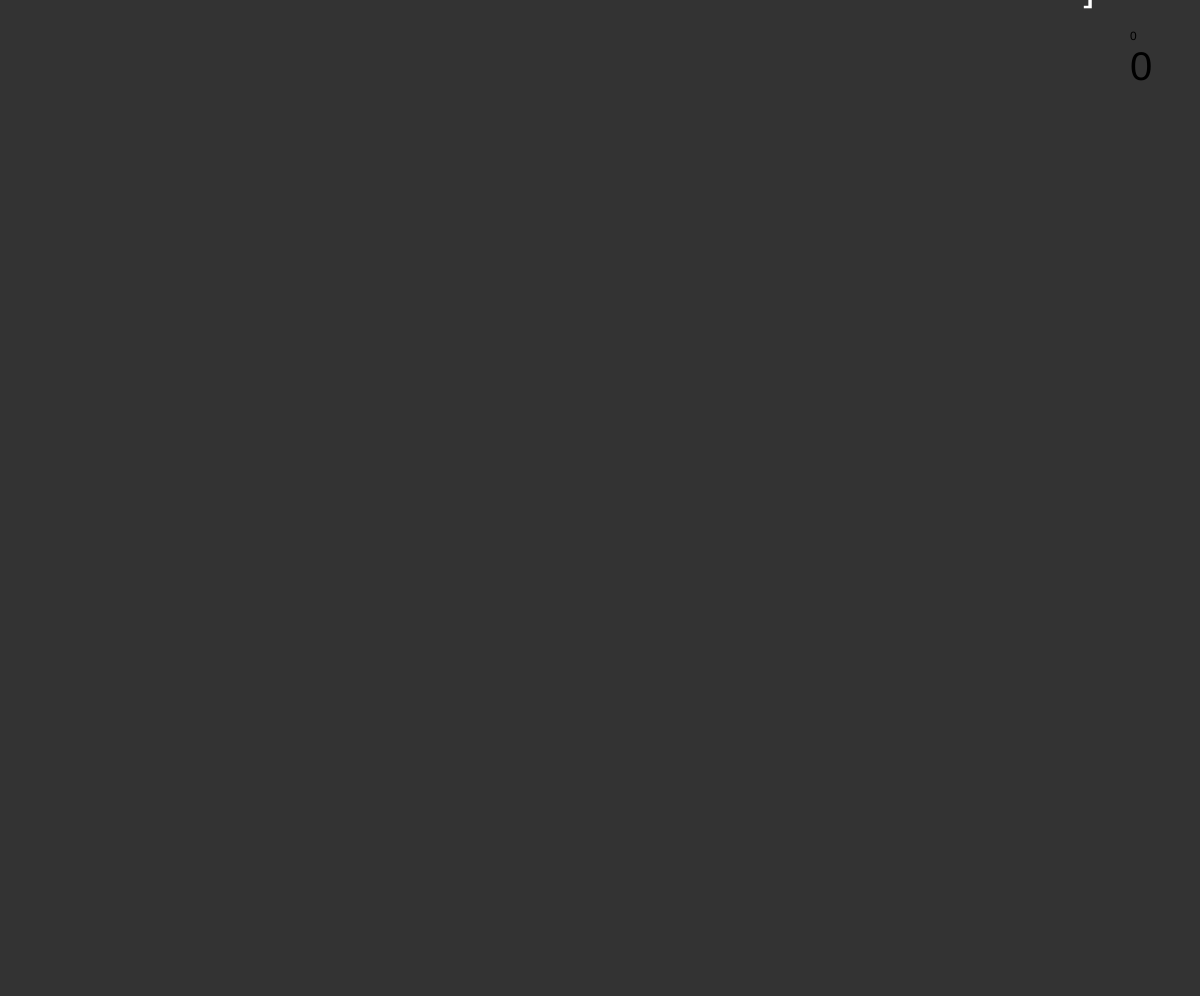
Frame 1 (no input)
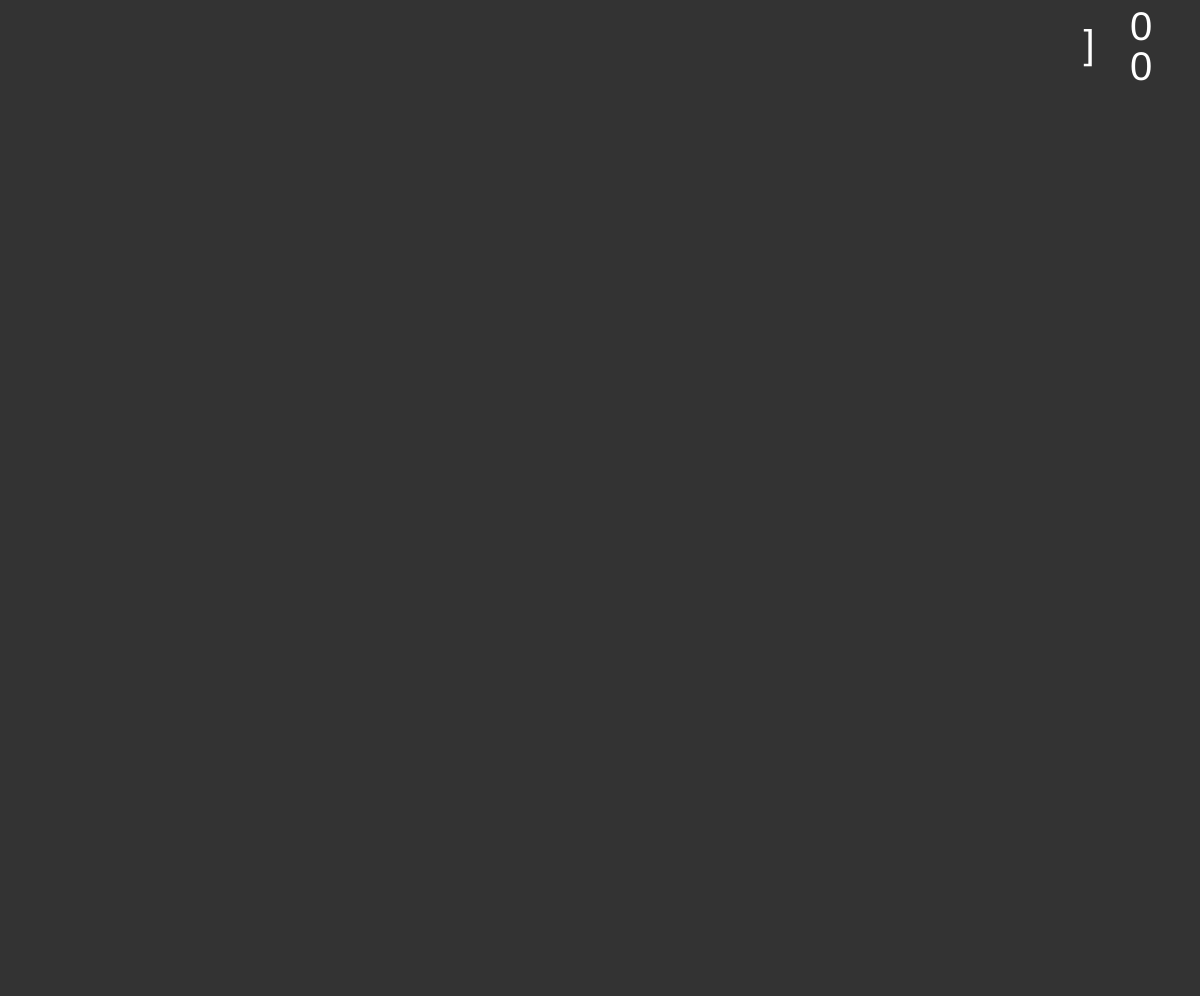
Frame 60 (no input)
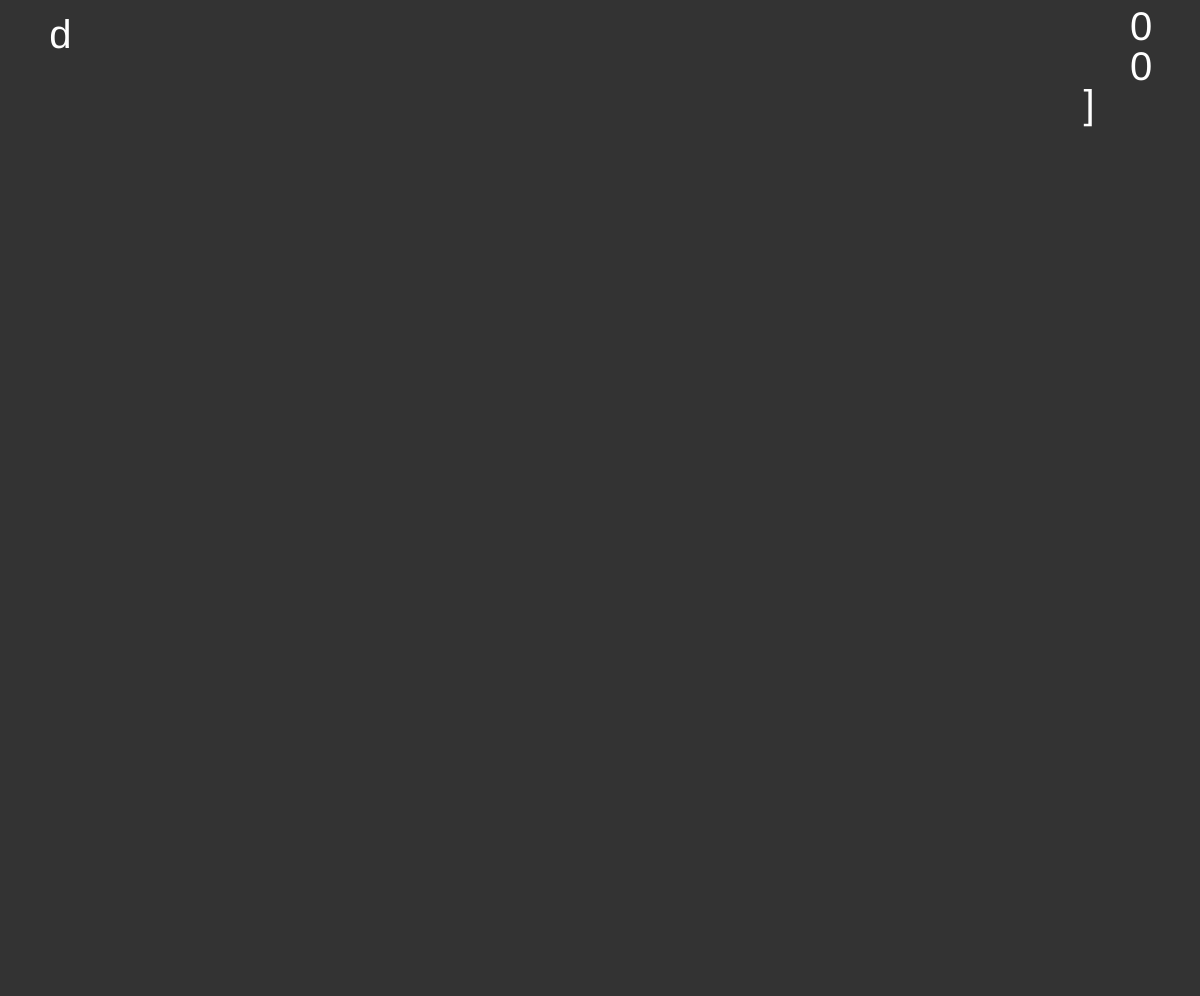
Frame 120 (the mouse pressed at the canvas centre since frame 60)

The p5.js sketch that drew these frames (run headless with seeded random() and noise() and a simulated clock; from frame 60 on, the mouse is pressed at the canvas centre):

// p5.js sketch
// ── sketch.js
var letters = [];
var hit,miss;
var fallSpeed = 70;
function setup() {
  createCanvas(windowWidth,windowHeight-4);
  letters.push(new letter());
  hit = new score;
  miss = new miss;
}

function draw() {
  background(51);
  hit.show();
  miss.show();
  for (var i = letters.length-1; i >= 0; i--){
    letters[i].show();
    letters[i].fall();

    if(letters[i].offScreen()){
      letters.splice(i,1);
      miss.addOne();
    }

    if(letters[i].chara == keyPressed()){
      letters.splice(i,1);
      hit.addOne();
      letters[i].changeSpeed();
      fallSpeed -= 1;
    }

  }
  
  if (frameCount % fallSpeed == 0){
    letters.push(new letter());
  }

  

}
function keyPressed(){
  return key;
}

function addLetter(){
  //adds new letter when user strikes or misses
}
// ── letter.js
function letter(){

    //has a specific letter to be pressed
    //if user presses that letter, the object disappears
    //when user succeeds, velocity increases
    //if user fails, the letter is destroyed
    //when user fails, velocity decreases

    var radShape = ["a","b","c","d","e","f","g","h","i","j","k","l","m","n","o","p","q","r","s","t","u","v","w","x","y","z",",",".","/",";","'","[","]"]
    //radShape.length = 33;

    //properties
    this.x = Math.random() * width;
    this.y = 0;
    this.gravity = 1;
    this.velocity = 0;
    this.speed = 0.5;
    this.chara = radShape[Math.floor(Math.random() * 33)];
    
    //this.textStyle(color(255,255,255));

    //methods
    this.show = function(){
        //ellipse(this.x, this.y, 50, 50);
        fill(255);
        text(this.chara,this.x,this.y);
        textSize(40);
        if(this.x < 30){
            this.x = 30;
        }else if(this.x > width - 30){
            this.x = width - 30;
        }
    }

    this.fall = function(){
        this.velocity += this.gravity;
        this.velocity *= this.speed;
        this.y += this.velocity;
    }

    this.offScreen = function(){
        if(this.y > height){
            return true;
        }else{
            return false;
        }
    }

    this.changeSpeed = function(){
        this.speed += 0.1;
    }
    
}
// ── miss.js
function miss(){
    this.x = windowWidth - 70;
    this.y = 80;
    this.miss = 0;

    this.show = function(){
        text(this.miss,this.x,this.y);
        textSize(40);
        fill(255,0,0);
    }

    this.addOne = function(){
        this.miss += 1;
    }
}
// ── score.js
function score(){

    this.x = windowWidth - 70;
    this.y = 40;
    this.hit = 0;

    this.show = function(){
        text(this.hit,this.x,this.y);
        textSize(40);
    }

    this.addOne = function(){
        this.hit += 1;
    }

}
